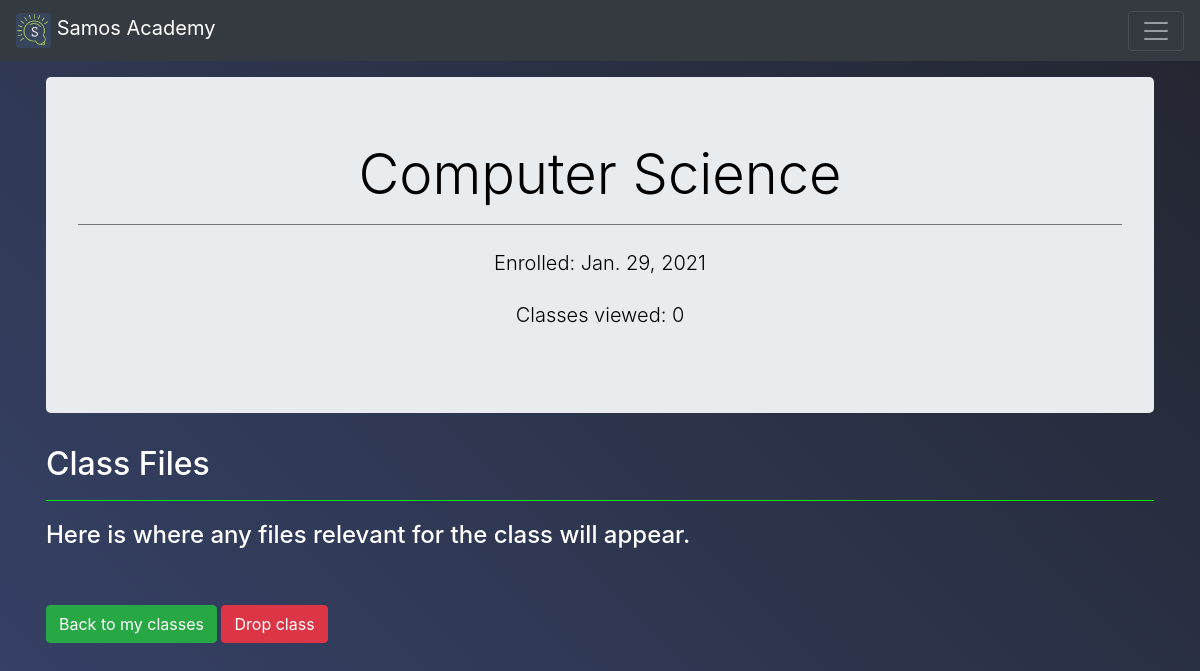
Page /view_class/Subject/3 (signed in) on the committed database.
### academy/models.py (models this page shows)
class Subject(models.Model):
    SUBJECT_CHOICES = [
        ('ph', 'Physics'),
        ('mt', 'Math'),
        ('cs', 'Computer Science'),
        ('bi', 'Biology'),
    ]
    user_id = models.IntegerField()
    subject = models.CharField(max_length=20, choices=SUBJECT_CHOICES)
    date = models.DateField(auto_now_add=True)
    viewed = models.IntegerField(null=True, default=0)
    link = models.TextField(null=True, blank=True)
    files = models.FileField(upload_to='documents/class_files', null=True, blank=True)
    comments = models.TextField(null=True, blank=True)
    created = models.DateTimeField(auto_now_add=True, auto_now=False)
    class Meta:
        ordering = ('-created',)
    def __str__(self):
        if self.subject == 'ph':
            return 'Physics'
        elif self.subject == 'mt':
            return 'Mathematics'
        elif self.subject == 'cs':
            return 'Computer Science'
        elif self.subject == 'bi':
            return 'Biology'
        elif self.subject == 'ch':
            return 'Chemistry'
        else:
            return self.subject

### academy/views.py (the view, shortened to what this page needs)
# urls.py: path('view_class/<str:class_type>/<int:class_id>', views.view_class, name='view_class'),
@login_required
@object_required
def view_class(request, class_type, class_id):
    if class_type == 'Subject':
        return render(request, 'academy/view_class.html', {
            'class': Subject.objects.get(pk=class_id),
            'class_type': 'Subject'
        })
    return render(request, 'academy/view_class.html', {
            'class': Exam.objects.get(pk=class_id),
            'class_type': 'Exam'
        })

### academy/views.py (called while the page is built)
def object_required(f):
    @wraps(f)
    def decorated_function(*args, **kwargs):
        try:
            return f(*args, **kwargs)
        except ObjectDoesNotExist:
            messages.warning(args[0], 'Seems like that element requested does not exist. Please try again.')
            return HttpResponseRedirect(reverse('academy:index'))
    return decorated_function

### academy/templates/academy/view_class.html (shortened to what this page needs)
{% extends 'academy/layout.html' %}
{% block body %}
    <div class="jumbotron">
        <h1 class="display-4">{{ class }}</h1>
        <hr>
        <p class="lead">Enrolled: {{ class.date }}</p>
        <p class="lead">Classes viewed: {{ class.viewed }}</p>
    </div>
    <div class="class-description">
        <h2>Class Files</h2>
        <hr>
        {% if files %}
        {% else %}
            <h4>Here is where any files relevant for the class will appear.</h4>
        {% endif %}
    </div>
    <a class="btn btn-success my-5" href="{% url 'academy:classes' %}">Back to my classes</a>
    <button type="button" class="btn btn-danger my-2" data-toggle="modal" data-target="#dropClassModal">
        Drop class
    </button>
{% endblock %}

### academy/static/academy/styles.css (style rules this page uses)
a { color: #00ff00; }
html, body { background-image: linear-gradient(45deg, #364166, #232630); color: #ffffff; }
h1 { text-align: center; }
hr { margin-bottom: 20px; background-color: #00ff00; }
p { font-size: 1.3vw; line-height: 1.8; }
.jumbotron { color: #000000; }
.jumbotron > hr { background-color: #858585; }
.lead { text-align: center; }

### rows in the picture
Subject: subject "Computer Science", date "Jan. 29, 2021", viewed "0"
